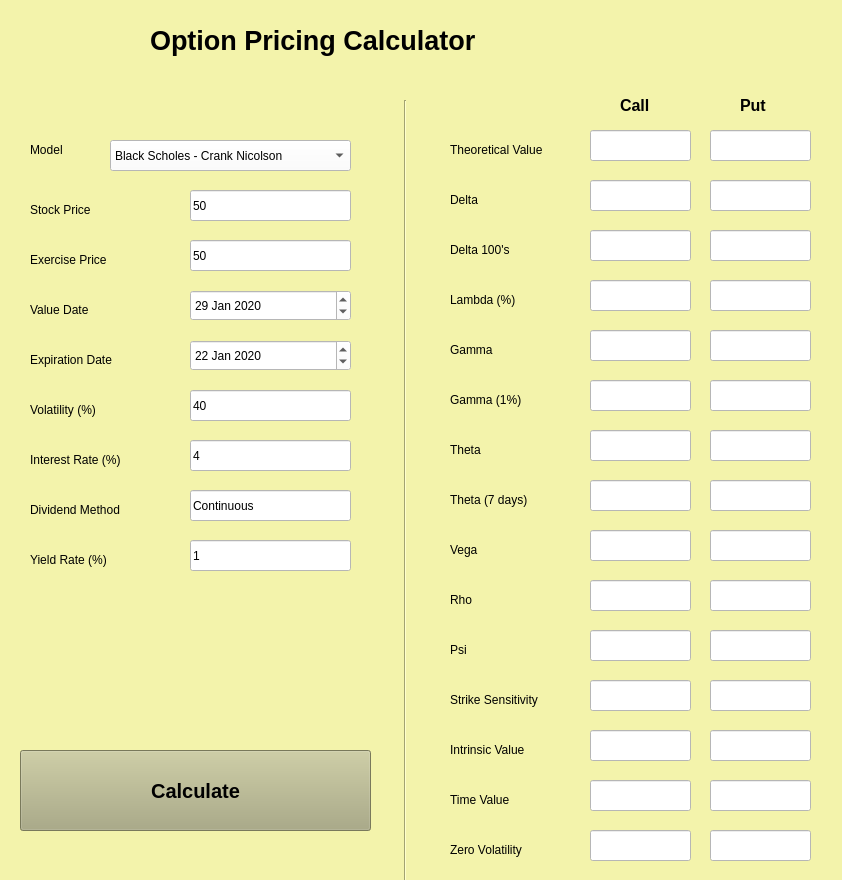
<?xml version="1.0" encoding="UTF-8"?>
<ui version="4.0">
 <class>Optionpricing</class>
 <widget class="QMainWindow" name="Optionpricing">
  <property name="geometry">
   <rect>
    <x>0</x>
    <y>0</y>
    <width>842</width>
    <height>880</height>
   </rect>
  </property>
  <property name="windowTitle">
   <string>Option Pricing Calculator</string>
  </property>
  <property name="styleSheet">
   <string notr="true">background-color:rgb(243, 243, 171)
</string>
  </property>
  <widget class="QWidget" name="centralwidget">
   <widget class="QPushButton" name="calculate">
    <property name="geometry">
     <rect>
      <x>20</x>
      <y>750</y>
      <width>351</width>
      <height>81</height>
     </rect>
    </property>
    <property name="font">
     <font>
      <pointsize>15</pointsize>
      <weight>75</weight>
      <italic>false</italic>
      <bold>true</bold>
     </font>
    </property>
    <property name="styleSheet">
     <string notr="true">background-color:rgb(170, 170, 127)</string>
    </property>
    <property name="text">
     <string>Calculate</string>
    </property>
   </widget>
   <widget class="QLabel" name="label">
    <property name="geometry">
     <rect>
      <x>150</x>
      <y>0</y>
      <width>611</width>
      <height>81</height>
     </rect>
    </property>
    <property name="font">
     <font>
      <pointsize>20</pointsize>
      <weight>75</weight>
      <bold>true</bold>
     </font>
    </property>
    <property name="text">
     <string>Option Pricing Calculator</string>
    </property>
    <property name="textFormat">
     <enum>Qt::RichText</enum>
    </property>
   </widget>
   <widget class="QLineEdit" name="stockPrice">
    <property name="geometry">
     <rect>
      <x>190</x>
      <y>190</y>
      <width>161</width>
      <height>31</height>
     </rect>
    </property>
    <property name="styleSheet">
     <string notr="true">background-color: rgb(255, 255, 255);</string>
    </property>
    <property name="text">
     <string>50</string>
    </property>
   </widget>
   <widget class="QLabel" name="label_2">
    <property name="geometry">
     <rect>
      <x>30</x>
      <y>200</y>
      <width>101</width>
      <height>19</height>
     </rect>
    </property>
    <property name="text">
     <string>Stock Price</string>
    </property>
   </widget>
   <widget class="QComboBox" name="getModel">
    <property name="geometry">
     <rect>
      <x>110</x>
      <y>140</y>
      <width>241</width>
      <height>31</height>
     </rect>
    </property>
    <property name="styleSheet">
     <string notr="true">background-color: rgb(255, 255, 255);</string>
    </property>
    <item>
     <property name="text">
      <string>Black Scholes - Crank Nicolson</string>
     </property>
    </item>
    <item>
     <property name="text">
      <string>Black Scholes - Greeks</string>
     </property>
    </item>
    <item>
     <property name="text">
      <string>Black Scholes - Implicit</string>
     </property>
    </item>
    <item>
     <property name="text">
      <string>Black Scholes - Explicit</string>
     </property>
    </item>
   </widget>
   <widget class="QLabel" name="label_3">
    <property name="geometry">
     <rect>
      <x>30</x>
      <y>140</y>
      <width>68</width>
      <height>19</height>
     </rect>
    </property>
    <property name="text">
     <string>Model</string>
    </property>
   </widget>
   <widget class="QLineEdit" name="exercisePrice">
    <property name="geometry">
     <rect>
      <x>190</x>
      <y>240</y>
      <width>161</width>
      <height>31</height>
     </rect>
    </property>
    <property name="styleSheet">
     <string notr="true">background-color: rgb(255, 255, 255);</string>
    </property>
    <property name="text">
     <string>50</string>
    </property>
   </widget>
   <widget class="QLabel" name="label_4">
    <property name="geometry">
     <rect>
      <x>30</x>
      <y>250</y>
      <width>101</width>
      <height>19</height>
     </rect>
    </property>
    <property name="text">
     <string>Exercise Price</string>
    </property>
   </widget>
   <widget class="QDateEdit" name="valueDate">
    <property name="geometry">
     <rect>
      <x>190</x>
      <y>290</y>
      <width>161</width>
      <height>31</height>
     </rect>
    </property>
    <property name="styleSheet">
     <string notr="true">background-color: rgb(255, 255, 255);</string>
    </property>
    <property name="currentSectionIndex">
     <number>0</number>
    </property>
    <property name="date">
     <date>
      <year>2020</year>
      <month>1</month>
      <day>29</day>
     </date>
    </property>
   </widget>
   <widget class="QDateEdit" name="expirationDate">
    <property name="geometry">
     <rect>
      <x>190</x>
      <y>340</y>
      <width>161</width>
      <height>31</height>
     </rect>
    </property>
    <property name="styleSheet">
     <string notr="true">background-color: rgb(255, 255, 255);</string>
    </property>
    <property name="date">
     <date>
      <year>2020</year>
      <month>1</month>
      <day>22</day>
     </date>
    </property>
   </widget>
   <widget class="QLabel" name="label_5">
    <property name="geometry">
     <rect>
      <x>30</x>
      <y>300</y>
      <width>101</width>
      <height>19</height>
     </rect>
    </property>
    <property name="text">
     <string>Value Date</string>
    </property>
   </widget>
   <widget class="QLabel" name="label_6">
    <property name="geometry">
     <rect>
      <x>30</x>
      <y>350</y>
      <width>121</width>
      <height>19</height>
     </rect>
    </property>
    <property name="text">
     <string>Expiration Date</string>
    </property>
   </widget>
   <widget class="QLineEdit" name="volatility">
    <property name="geometry">
     <rect>
      <x>190</x>
      <y>390</y>
      <width>161</width>
      <height>31</height>
     </rect>
    </property>
    <property name="styleSheet">
     <string notr="true">background-color: rgb(255, 255, 255);</string>
    </property>
    <property name="text">
     <string>40</string>
    </property>
   </widget>
   <widget class="QLabel" name="label_7">
    <property name="geometry">
     <rect>
      <x>30</x>
      <y>400</y>
      <width>101</width>
      <height>19</height>
     </rect>
    </property>
    <property name="text">
     <string>Volatility (%)</string>
    </property>
   </widget>
   <widget class="QLabel" name="label_8">
    <property name="geometry">
     <rect>
      <x>30</x>
      <y>450</y>
      <width>131</width>
      <height>19</height>
     </rect>
    </property>
    <property name="text">
     <string>Interest Rate (%)</string>
    </property>
   </widget>
   <widget class="QLineEdit" name="interestRate">
    <property name="geometry">
     <rect>
      <x>190</x>
      <y>440</y>
      <width>161</width>
      <height>31</height>
     </rect>
    </property>
    <property name="styleSheet">
     <string notr="true">background-color: rgb(255, 255, 255);</string>
    </property>
    <property name="text">
     <string>4</string>
    </property>
   </widget>
   <widget class="QLineEdit" name="dividendMethod">
    <property name="geometry">
     <rect>
      <x>190</x>
      <y>490</y>
      <width>161</width>
      <height>31</height>
     </rect>
    </property>
    <property name="styleSheet">
     <string notr="true">background-color: rgb(255, 255, 255);</string>
    </property>
    <property name="text">
     <string>Continuous</string>
    </property>
    <property name="readOnly">
     <bool>false</bool>
    </property>
   </widget>
   <widget class="QLabel" name="label_9">
    <property name="geometry">
     <rect>
      <x>30</x>
      <y>500</y>
      <width>131</width>
      <height>19</height>
     </rect>
    </property>
    <property name="text">
     <string>Dividend Method</string>
    </property>
   </widget>
   <widget class="QLineEdit" name="yieldRate">
    <property name="geometry">
     <rect>
      <x>190</x>
      <y>540</y>
      <width>161</width>
      <height>31</height>
     </rect>
    </property>
    <property name="styleSheet">
     <string notr="true">background-color: rgb(255, 255, 255);</string>
    </property>
    <property name="text">
     <string>1</string>
    </property>
   </widget>
   <widget class="QLabel" name="label_10">
    <property name="geometry">
     <rect>
      <x>30</x>
      <y>550</y>
      <width>131</width>
      <height>19</height>
     </rect>
    </property>
    <property name="text">
     <string>Yield Rate (%)</string>
    </property>
   </widget>
   <widget class="QLineEdit" name="theoreticalValue_Call">
    <property name="geometry">
     <rect>
      <x>590</x>
      <y>130</y>
      <width>101</width>
      <height>31</height>
     </rect>
    </property>
    <property name="styleSheet">
     <string notr="true">background-color: rgb(255, 255, 255);</string>
    </property>
   </widget>
   <widget class="QLabel" name="label_11">
    <property name="geometry">
     <rect>
      <x>450</x>
      <y>140</y>
      <width>131</width>
      <height>19</height>
     </rect>
    </property>
    <property name="text">
     <string>Theoretical Value</string>
    </property>
   </widget>
   <widget class="QLineEdit" name="theoreticalValue_Put">
    <property name="geometry">
     <rect>
      <x>710</x>
      <y>130</y>
      <width>101</width>
      <height>31</height>
     </rect>
    </property>
    <property name="styleSheet">
     <string notr="true">background-color: rgb(255, 255, 255);</string>
    </property>
   </widget>
   <widget class="QLabel" name="label_12">
    <property name="geometry">
     <rect>
      <x>450</x>
      <y>190</y>
      <width>101</width>
      <height>19</height>
     </rect>
    </property>
    <property name="text">
     <string>Delta</string>
    </property>
   </widget>
   <widget class="QLineEdit" name="delta_call">
    <property name="geometry">
     <rect>
      <x>590</x>
      <y>180</y>
      <width>101</width>
      <height>31</height>
     </rect>
    </property>
    <property name="styleSheet">
     <string notr="true">background-color: rgb(255, 255, 255);</string>
    </property>
   </widget>
   <widget class="QLineEdit" name="delta_put">
    <property name="geometry">
     <rect>
      <x>710</x>
      <y>180</y>
      <width>101</width>
      <height>31</height>
     </rect>
    </property>
    <property name="styleSheet">
     <string notr="true">background-color: rgb(255, 255, 255);</string>
    </property>
   </widget>
   <widget class="QLabel" name="label_13">
    <property name="geometry">
     <rect>
      <x>450</x>
      <y>240</y>
      <width>101</width>
      <height>19</height>
     </rect>
    </property>
    <property name="text">
     <string>Delta 100's</string>
    </property>
   </widget>
   <widget class="QLineEdit" name="delta100_call">
    <property name="geometry">
     <rect>
      <x>590</x>
      <y>230</y>
      <width>101</width>
      <height>31</height>
     </rect>
    </property>
    <property name="styleSheet">
     <string notr="true">background-color: rgb(255, 255, 255);</string>
    </property>
   </widget>
   <widget class="QLineEdit" name="delta100_put">
    <property name="geometry">
     <rect>
      <x>710</x>
      <y>230</y>
      <width>101</width>
      <height>31</height>
     </rect>
    </property>
    <property name="styleSheet">
     <string notr="true">background-color: rgb(255, 255, 255);</string>
    </property>
   </widget>
   <widget class="QLabel" name="label_14">
    <property name="geometry">
     <rect>
      <x>450</x>
      <y>290</y>
      <width>101</width>
      <height>19</height>
     </rect>
    </property>
    <property name="text">
     <string>Lambda (%)</string>
    </property>
   </widget>
   <widget class="QLineEdit" name="lambda_call">
    <property name="geometry">
     <rect>
      <x>590</x>
      <y>280</y>
      <width>101</width>
      <height>31</height>
     </rect>
    </property>
    <property name="styleSheet">
     <string notr="true">background-color: rgb(255, 255, 255);</string>
    </property>
   </widget>
   <widget class="QLineEdit" name="lambda_put">
    <property name="geometry">
     <rect>
      <x>710</x>
      <y>280</y>
      <width>101</width>
      <height>31</height>
     </rect>
    </property>
    <property name="styleSheet">
     <string notr="true">background-color: rgb(255, 255, 255);</string>
    </property>
   </widget>
   <widget class="QLabel" name="label_15">
    <property name="geometry">
     <rect>
      <x>450</x>
      <y>340</y>
      <width>101</width>
      <height>19</height>
     </rect>
    </property>
    <property name="text">
     <string>Gamma</string>
    </property>
   </widget>
   <widget class="QLineEdit" name="gamma_call">
    <property name="geometry">
     <rect>
      <x>590</x>
      <y>330</y>
      <width>101</width>
      <height>31</height>
     </rect>
    </property>
    <property name="styleSheet">
     <string notr="true">background-color: rgb(255, 255, 255);</string>
    </property>
   </widget>
   <widget class="QLineEdit" name="gamma_put">
    <property name="geometry">
     <rect>
      <x>710</x>
      <y>330</y>
      <width>101</width>
      <height>31</height>
     </rect>
    </property>
    <property name="styleSheet">
     <string notr="true">background-color: rgb(255, 255, 255);</string>
    </property>
   </widget>
   <widget class="QLabel" name="label_16">
    <property name="geometry">
     <rect>
      <x>450</x>
      <y>390</y>
      <width>101</width>
      <height>19</height>
     </rect>
    </property>
    <property name="text">
     <string>Gamma (1%)</string>
    </property>
   </widget>
   <widget class="QLineEdit" name="gamma1percent_call">
    <property name="geometry">
     <rect>
      <x>590</x>
      <y>380</y>
      <width>101</width>
      <height>31</height>
     </rect>
    </property>
    <property name="styleSheet">
     <string notr="true">background-color: rgb(255, 255, 255);</string>
    </property>
   </widget>
   <widget class="QLineEdit" name="gamma1percent_put">
    <property name="geometry">
     <rect>
      <x>710</x>
      <y>380</y>
      <width>101</width>
      <height>31</height>
     </rect>
    </property>
    <property name="styleSheet">
     <string notr="true">background-color: rgb(255, 255, 255);</string>
    </property>
   </widget>
   <widget class="QLineEdit" name="strike_put">
    <property name="geometry">
     <rect>
      <x>710</x>
      <y>680</y>
      <width>101</width>
      <height>31</height>
     </rect>
    </property>
    <property name="styleSheet">
     <string notr="true">background-color: rgb(255, 255, 255);</string>
    </property>
   </widget>
   <widget class="QLineEdit" name="intrinsic_put">
    <property name="geometry">
     <rect>
      <x>710</x>
      <y>730</y>
      <width>101</width>
      <height>31</height>
     </rect>
    </property>
    <property name="styleSheet">
     <string notr="true">background-color: rgb(255, 255, 255);</string>
    </property>
   </widget>
   <widget class="QLineEdit" name="timevalue_call">
    <property name="geometry">
     <rect>
      <x>590</x>
      <y>780</y>
      <width>101</width>
      <height>31</height>
     </rect>
    </property>
    <property name="styleSheet">
     <string notr="true">background-color: rgb(255, 255, 255);</string>
    </property>
   </widget>
   <widget class="QLabel" name="label_17">
    <property name="geometry">
     <rect>
      <x>450</x>
      <y>790</y>
      <width>101</width>
      <height>19</height>
     </rect>
    </property>
    <property name="text">
     <string>Time Value</string>
    </property>
   </widget>
   <widget class="QLabel" name="label_18">
    <property name="geometry">
     <rect>
      <x>450</x>
      <y>740</y>
      <width>101</width>
      <height>19</height>
     </rect>
    </property>
    <property name="text">
     <string>Intrinsic Value</string>
    </property>
   </widget>
   <widget class="QLineEdit" name="vega_call">
    <property name="geometry">
     <rect>
      <x>590</x>
      <y>530</y>
      <width>101</width>
      <height>31</height>
     </rect>
    </property>
    <property name="styleSheet">
     <string notr="true">background-color: rgb(255, 255, 255);</string>
    </property>
   </widget>
   <widget class="QLineEdit" name="rho_put">
    <property name="geometry">
     <rect>
      <x>710</x>
      <y>580</y>
      <width>101</width>
      <height>31</height>
     </rect>
    </property>
    <property name="styleSheet">
     <string notr="true">background-color: rgb(255, 255, 255);</string>
    </property>
   </widget>
   <widget class="QLineEdit" name="intrinsic_call">
    <property name="geometry">
     <rect>
      <x>590</x>
      <y>730</y>
      <width>101</width>
      <height>31</height>
     </rect>
    </property>
    <property name="styleSheet">
     <string notr="true">background-color: rgb(255, 255, 255);</string>
    </property>
   </widget>
   <widget class="QLineEdit" name="rho_call">
    <property name="geometry">
     <rect>
      <x>590</x>
      <y>580</y>
      <width>101</width>
      <height>31</height>
     </rect>
    </property>
    <property name="styleSheet">
     <string notr="true">background-color: rgb(255, 255, 255);</string>
    </property>
   </widget>
   <widget class="QLineEdit" name="timevalue_put">
    <property name="geometry">
     <rect>
      <x>710</x>
      <y>780</y>
      <width>101</width>
      <height>31</height>
     </rect>
    </property>
    <property name="styleSheet">
     <string notr="true">background-color: rgb(255, 255, 255);</string>
    </property>
   </widget>
   <widget class="QLineEdit" name="psi_put">
    <property name="geometry">
     <rect>
      <x>710</x>
      <y>630</y>
      <width>101</width>
      <height>31</height>
     </rect>
    </property>
    <property name="styleSheet">
     <string notr="true">background-color: rgb(255, 255, 255);</string>
    </property>
   </widget>
   <widget class="QLabel" name="label_19">
    <property name="geometry">
     <rect>
      <x>450</x>
      <y>590</y>
      <width>101</width>
      <height>19</height>
     </rect>
    </property>
    <property name="text">
     <string>Rho</string>
    </property>
   </widget>
   <widget class="QLineEdit" name="psi_call">
    <property name="geometry">
     <rect>
      <x>590</x>
      <y>630</y>
      <width>101</width>
      <height>31</height>
     </rect>
    </property>
    <property name="styleSheet">
     <string notr="true">background-color: rgb(255, 255, 255);</string>
    </property>
   </widget>
   <widget class="QLabel" name="label_20">
    <property name="geometry">
     <rect>
      <x>450</x>
      <y>690</y>
      <width>121</width>
      <height>19</height>
     </rect>
    </property>
    <property name="text">
     <string>Strike Sensitivity</string>
    </property>
   </widget>
   <widget class="QLabel" name="label_21">
    <property name="geometry">
     <rect>
      <x>450</x>
      <y>640</y>
      <width>101</width>
      <height>19</height>
     </rect>
    </property>
    <property name="text">
     <string>Psi</string>
    </property>
   </widget>
   <widget class="QLabel" name="label_22">
    <property name="geometry">
     <rect>
      <x>450</x>
      <y>540</y>
      <width>101</width>
      <height>19</height>
     </rect>
    </property>
    <property name="text">
     <string>Vega</string>
    </property>
   </widget>
   <widget class="QLineEdit" name="strike_call">
    <property name="geometry">
     <rect>
      <x>590</x>
      <y>680</y>
      <width>101</width>
      <height>31</height>
     </rect>
    </property>
    <property name="styleSheet">
     <string notr="true">background-color: rgb(255, 255, 255);</string>
    </property>
   </widget>
   <widget class="QLineEdit" name="vega_put">
    <property name="geometry">
     <rect>
      <x>710</x>
      <y>530</y>
      <width>101</width>
      <height>31</height>
     </rect>
    </property>
    <property name="styleSheet">
     <string notr="true">background-color: rgb(255, 255, 255);</string>
    </property>
   </widget>
   <widget class="QLineEdit" name="theta_put">
    <property name="geometry">
     <rect>
      <x>710</x>
      <y>430</y>
      <width>101</width>
      <height>31</height>
     </rect>
    </property>
    <property name="styleSheet">
     <string notr="true">background-color: rgb(255, 255, 255);</string>
    </property>
   </widget>
   <widget class="QLineEdit" name="theta7_call">
    <property name="geometry">
     <rect>
      <x>590</x>
      <y>480</y>
      <width>101</width>
      <height>31</height>
     </rect>
    </property>
    <property name="styleSheet">
     <string notr="true">background-color: rgb(255, 255, 255);</string>
    </property>
   </widget>
   <widget class="QLineEdit" name="zero_call">
    <property name="geometry">
     <rect>
      <x>590</x>
      <y>830</y>
      <width>101</width>
      <height>31</height>
     </rect>
    </property>
    <property name="styleSheet">
     <string notr="true">background-color: rgb(255, 255, 255);</string>
    </property>
   </widget>
   <widget class="QLabel" name="label_24">
    <property name="geometry">
     <rect>
      <x>450</x>
      <y>840</y>
      <width>101</width>
      <height>19</height>
     </rect>
    </property>
    <property name="text">
     <string>Zero Volatility</string>
    </property>
   </widget>
   <widget class="QLabel" name="label_25">
    <property name="geometry">
     <rect>
      <x>450</x>
      <y>490</y>
      <width>111</width>
      <height>19</height>
     </rect>
    </property>
    <property name="text">
     <string>Theta (7 days)</string>
    </property>
   </widget>
   <widget class="QLabel" name="label_26">
    <property name="geometry">
     <rect>
      <x>450</x>
      <y>440</y>
      <width>101</width>
      <height>19</height>
     </rect>
    </property>
    <property name="text">
     <string>Theta</string>
    </property>
   </widget>
   <widget class="QLineEdit" name="theta_call">
    <property name="geometry">
     <rect>
      <x>590</x>
      <y>430</y>
      <width>101</width>
      <height>31</height>
     </rect>
    </property>
    <property name="styleSheet">
     <string notr="true">background-color: rgb(255, 255, 255);</string>
    </property>
   </widget>
   <widget class="QLineEdit" name="zero_put">
    <property name="geometry">
     <rect>
      <x>710</x>
      <y>830</y>
      <width>101</width>
      <height>31</height>
     </rect>
    </property>
    <property name="styleSheet">
     <string notr="true">background-color: rgb(255, 255, 255);</string>
    </property>
   </widget>
   <widget class="QLineEdit" name="theta7_put">
    <property name="geometry">
     <rect>
      <x>710</x>
      <y>480</y>
      <width>101</width>
      <height>31</height>
     </rect>
    </property>
    <property name="styleSheet">
     <string notr="true">background-color: rgb(255, 255, 255);</string>
    </property>
   </widget>
   <widget class="Line" name="line">
    <property name="geometry">
     <rect>
      <x>390</x>
      <y>100</y>
      <width>31</width>
      <height>781</height>
     </rect>
    </property>
    <property name="orientation">
     <enum>Qt::Vertical</enum>
    </property>
   </widget>
   <widget class="QLabel" name="label_23">
    <property name="geometry">
     <rect>
      <x>620</x>
      <y>90</y>
      <width>68</width>
      <height>31</height>
     </rect>
    </property>
    <property name="font">
     <font>
      <pointsize>12</pointsize>
      <weight>75</weight>
      <bold>true</bold>
     </font>
    </property>
    <property name="text">
     <string>Call</string>
    </property>
   </widget>
   <widget class="QLabel" name="label_27">
    <property name="geometry">
     <rect>
      <x>740</x>
      <y>90</y>
      <width>68</width>
      <height>31</height>
     </rect>
    </property>
    <property name="font">
     <font>
      <pointsize>12</pointsize>
      <weight>75</weight>
      <bold>true</bold>
     </font>
    </property>
    <property name="text">
     <string>Put</string>
    </property>
   </widget>
  </widget>
 </widget>
 <resources/>
 <connections/>
</ui>
